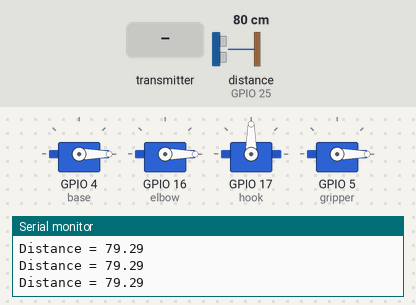
A sketch run on a simulated ESP32. Parts: 4 × servo, the last lines printed to the serial monitor. Wiring (inferred from the names in the program): ultrasonic range finder: trigger GPIO 26; echo GPIO 25. The test bench sets the inputs (shaded band); at power-on: distance to the obstacle (sensor on GPIO 25) 80 cm. The echo pulse lasts 58.3 µs per cm.

Above: at 0.9 s.
1.0 s: the transmitter starts sending base = 1024
At 2.2 s:
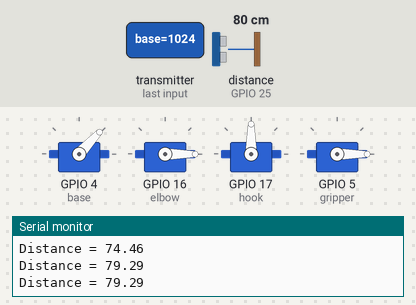
2.5 s: the transmitter starts sending elbow = 1024
At 3.5 s:
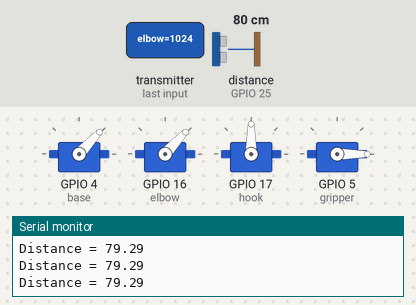
4.0 s: the transmitter starts sending hook_tarik = 1024
At 4.5 s:
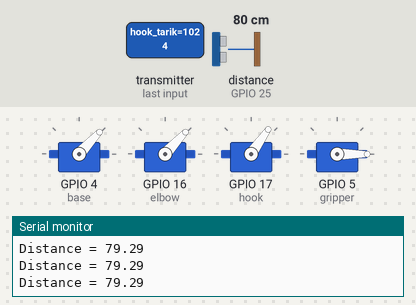
5.5 s: the transmitter starts sending gripper = 1024
At 6.7 s:
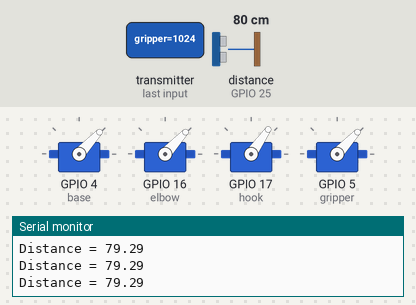
7.0 s: the transmitter starts sending base = 0
At 7.6 s:
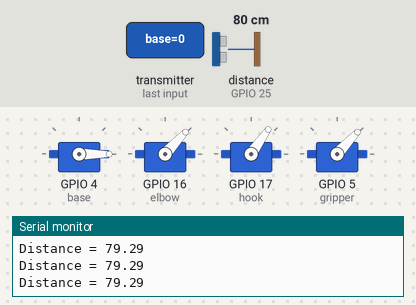
8.5 s: the transmitter starts sending elbow = 0
At 9.2 s:
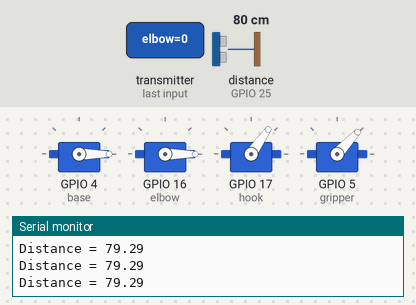
Timing chart, 0 to 11.0 s (numbered marks = the images above; inputs shaded):
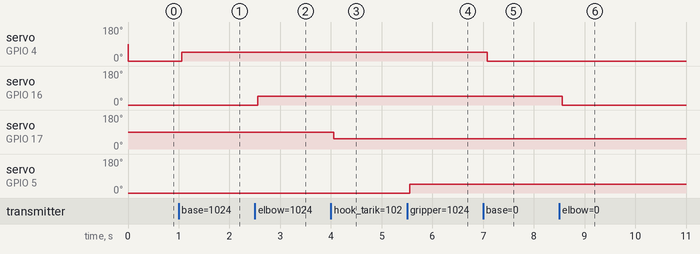

The sketch:

MCU_Actuator.ino
```cpp
const int trigPin = 26;
const int echoPin = 25;

#include "ESPNow.h"

#include "C0.h"
#include "C1.h"

void setup() {
  Serial.begin(115200);

  // Setup ESP-NOW
  ESPNowS();

  // Set timer untuk generate sinyal PWM pada pin-pin servo
  ESP32PWM::allocateTimer(0);
  ESP32PWM::allocateTimer(1);
  ESP32PWM::allocateTimer(2);
  ESP32PWM::allocateTimer(3);

  // Setup pin yang digunakan untuk servo (dengan f = 50 Hz (default))
  base.setPeriodHertz(50);
  base.attach(4);

  elbow.setPeriodHertz(50);
  elbow.attach(16);

  hook.setPeriodHertz(50);
  hook.attach(17);

  gripper.setPeriodHertz(50);
  gripper.attach(5);

  // Setup pin sensor ultrasonik
  pinMode(trigPin, OUTPUT);
  pinMode(echoPin, INPUT);

  // Berisi setup fungsi RTOS yang dijalankan di Core 0 ESP32
  C0S();
  // Berisi setup fungsi RTOS yang dijalankan di Core 1 ESP32
  C1S();

  //Untuk menghapus loop task untuk meminimalisir gangguan pada saat sistem sedang idle
  vTaskDelete(NULL);
}

void loop() {
}
```

C0.h
```cpp
// Semaphore untuk menyalakan task pada fungsi RTOS BaseServo() di Core 1
SemaphoreHandle_t RunBaseMotor;

// Variabel untuk menyimpan value hasil pengukuran sensor ultrasonic
long duration;
float distance;

// Fungsi RTOS untuk membaca ketinggian dari gripper
void DistanceSensor(void *pvParameters) {
  while (1) {
    digitalWrite(trigPin, LOW);
    delayMicroseconds(2);
    digitalWrite(trigPin, HIGH);
    delayMicroseconds(10);
    digitalWrite(trigPin, LOW);

    duration = pulseIn(echoPin, HIGH);
    distance = duration * 0.034 / 2;

    actuator_data.hook_height = distance;

    Serial.println("Distance = " + String(distance));
    if (distance >= 5) xSemaphoreGive(RunBaseMotor);

    // Mengirim informasi ketinggian gripper ke ESP remote control
    esp_now_send(broadcastAddress, (uint8_t *)&actuator_data, sizeof(actuator_data));

    vTaskDelay(100 / portTICK_PERIOD_MS);
  }
}

// Setup fungsi RTOS yang dijalankan di Core 0 ESP32
void C0S() {
  RunBaseMotor = xSemaphoreCreateBinary();

  xTaskCreatePinnedToCore(
    DistanceSensor,
    "DistanceSensor",
    2048,
    NULL,
    5,
    NULL,
    0);
}
```

C1.h
```cpp
#include <ESP32Servo.h>

// Define objek servo
Servo base, elbow, hook, gripper;

// Fungsi RTOS untuk menjalankan servo base
void BaseServo(void *pvParameters) {
  while (1) {
    xSemaphoreTake(RunBaseMotor, portMAX_DELAY);
    base.write(servo_data.base);

    vTaskDelay(10 / portTICK_PERIOD_MS);
  }
}

// Fungsi RTOS untuk menjalankan servo elbow
void ElbowServo(void *pvParameters) {
  while (1) {
    elbow.write(servo_data.elbow);

    vTaskDelay(10 / portTICK_PERIOD_MS);
  }
}

// Fungsi RTOS untuk menjalankan servo hook
void HookServo(void *pvParameters) {
  while (1) {
    if (servo_data.hook_tarik > 0) hook.write(90 + servo_data.hook_tarik);
    else if (servo_data.hook_ulur > 0) hook.write(90 - servo_data.hook_ulur);
    else hook.write(90);

    vTaskDelay(10 / portTICK_PERIOD_MS);
  }
}

// Fungsi RTOS untuk menjalankan servo gripper
void GripperServo(void *pvParameters) {
  while (1) {
    gripper.write(servo_data.gripper);

    vTaskDelay(10 / portTICK_PERIOD_MS);
  }
}

// Setup fungsi RTOS yang dijalankan di Core 1 ESP32
void C1S() {
  xTaskCreatePinnedToCore(
    BaseServo,
    "BaseServo",
    2048,
    NULL,
    5,
    NULL,
    1);

  xTaskCreatePinnedToCore(
    ElbowServo,
    "ElbowServo",
    2048,
    NULL,
    5,
    NULL,
    1);

  xTaskCreatePinnedToCore(
    HookServo,
    "HookServo",
    2048,
    NULL,
    5,
    NULL,
    1);

  xTaskCreatePinnedToCore(
    GripperServo,
    "GripperServo",
    2048,
    NULL,
    5,
    NULL,
    1);
}
```

ESPNow.h
```cpp
#include <esp_now.h>
#include <WiFi.h>

// MAC addr ESP ini 24:dc:c3:c6:be:dc

// Struct yang berisi data remote control yang dikirim ke aktuator
struct {
  int base, elbow, hook_tarik, hook_ulur, gripper;
} servo_data;

// Struct yang berisi data dari aktuator yang diterima oleh remote control
struct {
  float hook_height;
} actuator_data;

// MAC address remote control
uint8_t broadcastAddress[] = { 0x08, 0xA6, 0xF7, 0x21, 0xAA, 0x94 };

// Fungsi untuk menyimpan info peer dari ESP-NOW (ESP remote control)
esp_now_peer_info_t peerInfo;

// Fungsi yang dijalankan ketika data sudah dikirimkan, untuk mengecek status apakah data terkirim atau tidak ke peer (ESP remote control)
void OnDataSent(const uint8_t *mac_addr, esp_now_send_status_t status) {
  // if (status == ESP_NOW_SEND_SUCCESS) Serial.println("Data sent!");
  // else Serial.println("Failed to send data!");
}

// Fungsi yang dijalankan ketika data masuk dari peer (ESP remote control) ke ESP remote control
void IncomingData(const uint8_t *mac, const uint8_t *incomingData, int len) {
  memcpy(&servo_data, incomingData, sizeof(servo_data));
}

// Fungsi setup ESP-NOW
void ESPNowS() {
  WiFi.mode(WIFI_STA);
  while (esp_now_init() != ESP_OK) Serial.println("Failed to start ESP-NOW!");

  esp_now_register_recv_cb(IncomingData);

  esp_now_register_send_cb(OnDataSent);

  memcpy(peerInfo.peer_addr, broadcastAddress, 6);
  peerInfo.channel = 0;
  peerInfo.encrypt = false;
  while (esp_now_add_peer(&peerInfo) != ESP_OK) Serial.println("Failed to add peer!");
}
```

Measured:
- after the input at 1.0 s, servo on GPIO 4 (base): 0° → 47° after 0.06 s
- after the input at 2.5 s, servo on GPIO 16 (elbow): 0° → 47° after 0.06 s
- after the input at 4.0 s, servo on GPIO 17 (hook): 90° → 55° after 0.06 s
- after the input at 5.5 s, servo on GPIO 5 (gripper): 0° → 47° after 0.05 s
- after the input at 7.0 s, servo on GPIO 4 (base): 47° → 0° after 0.08 s
- after the input at 8.5 s, servo on GPIO 16 (elbow): 47° → 0° after 0.06 s
